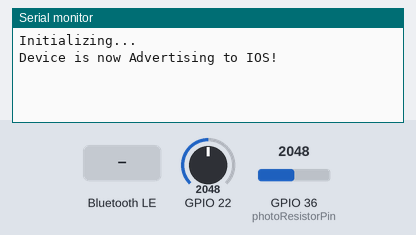
The sketch below on a simulated ESP32. Parts: the last lines printed to the serial monitor. Inputs (shaded band) come from the test bench; at power-on: GPIO 22 = 2048, GPIO 36 (photoResistorPin) = 2048. Nothing arrives over Bluetooth unless stated; a phone connects over Bluetooth LE 3 s after start.

Above: at 1.2 s.
1.3 s: Bluetooth LE write "1" received
At 1.9 s:
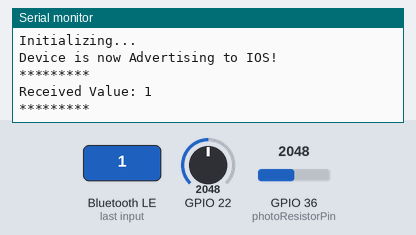
2.8 s: Bluetooth LE write "0" received
At 2.96 s:
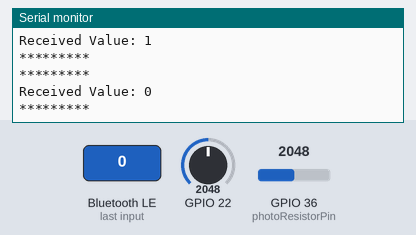

Measured:
- after the input at 1.3 s, the serial monitor: prints a new line at once (image 1)
- after the input at 2.8 s, the serial monitor: prints a new line at once (image 2)

The sketch:

sunlight_sensor.ino
```cpp
#include <BLEDevice.h>
#include <BLEServer.h>
#include <BLEUtils.h>
#include <BLE2902.h>
#include <BLEBeacon.h>

#define DEVICE_NAME         "Aware-Home: Plant Planner"
#define SERVICE_UUID        "BF585F7A-E1E3-4A83-BCC3-4280E90E1C7D"
#define BEACON_UUID         "2D7A9F0C-E0E8-4CC9-A71B-A21DB2D034A1"
#define BEACON_UUID_REV     "A134D0B2-1DA2-1BA7-C94C-E8E00C9F7A2D"
#define CHARACTERISTIC_UUID "82258BAA-DF72-47E8-99BC-B73D7ECD08A5"

BLEServer *pServer;
BLECharacteristic *pCharacteristic;
bool deviceConnected = false;


int photoResistorPin = A0;
int photoResistorVal = 0;
int part_shade_threshold = 140;
int sun_part_shade_threshold = 210;
int moistureReadings[4] = {
  0, // none
  0, // minimum
  0, // average
  0  // frequent
};

int readings[3] = {
  0, // part_shade
  0, // sun_part_shade
  0  // full_sun
};
String part_shade = "part_shade";
String sun_part_shade = "sun-part_shade";
String full_sun = "full_sun";

String none = "none";
String minimum = "sun-minimum";
String average = "average";
String frequent = "frequent";

String sunlight_intensity_tags[3] = {
  part_shade,
  sun_part_shade,
  full_sun
};

String moisture_tags[4] = {
  none,
  minimum,
  average,
  frequent
};

int averageMoisture = 50;

// Checks when a Device is connected
class MyServerCallbacks : public BLEServerCallbacks {
  void onConnect(BLEServer *pServer) {
    deviceConnected = true;
    Serial.println("deviceConnected = true");
  };

  void onDisconnect(BLEServer *pServer) {
    deviceConnected = false;
    Serial.println("deviceConnected = false");

    // Restart advertising to be visible and connectable again
    BLEAdvertising *pAdvertising = pServer->getAdvertising();
    pAdvertising->start();
    Serial.println("iBeacon advertising restarted");
  }
};

class MyCallbacks : public BLECharacteristicCallbacks {
  void onWrite(BLECharacteristic *pCharacteristic) {
    String rxValue = pCharacteristic->getValue();

    if (rxValue.length() > 0) {
      Serial.println("*********");
      Serial.print("Received Value: ");
      for (int i = 0; i < rxValue.length(); i++) {
        Serial.print(rxValue[i]);
      }
      Serial.println();
      Serial.println("*********");
    }
  }
};

struct SensorReadings {
  float sunlightTag;
  float moistureReading;
};


//Initializing the GATT Characteristic to properly send data
void init_service() {
  BLEAdvertising *pAdvertising = pServer->getAdvertising();
  pAdvertising->stop();

  // Create the BLE Service
  BLEService *pService = pServer->createService(BLEUUID(SERVICE_UUID));

  // Create a BLE Characteristic
  pCharacteristic = pService->createCharacteristic(
    CHARACTERISTIC_UUID, BLECharacteristic::PROPERTY_READ | BLECharacteristic::PROPERTY_WRITE | BLECharacteristic::PROPERTY_NOTIFY
  );
  pCharacteristic->setCallbacks(new MyCallbacks());
  pCharacteristic->addDescriptor(new BLE2902());

  pAdvertising->addServiceUUID(BLEUUID(SERVICE_UUID));

  // Start the service
  pService->start();

  pAdvertising->start();
}

//Initializes IOS BLE capabilities.
void init_beacon() {
  BLEAdvertising *pAdvertising = pServer->getAdvertising();
  pAdvertising->stop();

  // iBeacon
  BLEBeacon myBeacon;
  myBeacon.setManufacturerId(0x4c00);
  myBeacon.setMajor(5);
  myBeacon.setMinor(88);
  myBeacon.setSignalPower(0xc5);
  myBeacon.setProximityUUID(BLEUUID(BEACON_UUID_REV));

  BLEAdvertisementData advertisementData;
  advertisementData.setFlags(0x1A);
  advertisementData.setManufacturerData(myBeacon.getData());
  pAdvertising->setAdvertisementData(advertisementData);

  pAdvertising->start();
}

void setup() {
  Serial.begin(115200);
  Serial.println();
  Serial.println("Initializing...");
  Serial.flush();

  BLEDevice::init(DEVICE_NAME);
  pServer = BLEDevice::createServer();
  pServer->setCallbacks(new MyServerCallbacks());

  init_service();
  init_beacon();

  Serial.println("Device is now Advertising to IOS!");
}


void loop() {
  // put your main code here, to run repeatedly:
  photoResistorVal = analogRead(photoResistorPin);
  uint8_t moistureVal = analogRead(22);
  moistureVal = map(moistureVal, 100, 0, 311, 630);
  if (photoResistorVal <= part_shade_threshold) {
    // part_shade
    readings[0]++;
  } else if (photoResistorVal > part_shade_threshold && photoResistorVal <= sun_part_shade_threshold) {
    // sun_part_shade
    readings[1]++;
  } else {
    // full_sun
    readings[2]++;
  }
  if (moistureVal <= 0) {
    // none
    moistureReadings[0]++;
  } else if (moistureVal > 0 && moistureVal <= 50) {
    // minimum
    moistureReadings[1]++;
  } else if (moistureVal > 50 && moistureVal <= 75) {
    // minimum
    moistureReadings[2]++;
  } else {
    // frequent
    moistureReadings[3]++;
  }
  if (deviceConnected) {
    SensorReadings currReadings = averageReading();
    String sunlightResults;
    String moistureResults;
    switch((int) round(currReadings.moistureReading)) {
      case 0: moistureResults = "none"; break;
      case 1: moistureResults = "minimum"; break;
      case 2: moistureResults = "average"; break;
      case 3: moistureResults = "frequent"; break;
    }
    switch((int) round(currReadings.sunlightTag)) {
      case 0: sunlightResults = "part_shade"; break;
      case 1: sunlightResults = "sun_part_shade"; break;
      case 2: sunlightResults = "full_sun"; break;
    }
    String results = ("Sunlight: " + sunlightResults + ", Moisture: " + moistureResults);
    int str_len = results.length() + 1;
    char char_array[str_len];
    results.toCharArray(char_array, str_len);
    pCharacteristic->setValue(char_array); // Change this line to send the data you want
    pCharacteristic->notify();
  }
  // read every minute
  delay(1000);
}

void resetReadings() {
  readings[0] = 0;
  readings[1] = 0;
  readings[2] = 0;
  moistureReadings[0] = 0;
  moistureReadings[1] = 0;
  moistureReadings[2] = 0;
  moistureReadings[3] = 0;
}

SensorReadings averageReading() {
  int total_readings = readings[0] + readings[1] + readings[2];
  int total_part_shade = readings[1] * 0;
  int total_sun_part_shade = readings[2] * 1;
  int total_full_sun = readings[3] * 2;


  int total_moisture_readings = moistureReadings[0] + moistureReadings[1] + moistureReadings[2] + moistureReadings[3];
  int total_none = moistureReadings[0] * 0;
  int total_minimum = moistureReadings[1] * 1;
  int total_average = moistureReadings[2] * 2;
  int total_frequent = moistureReadings[3] * 3;

  SensorReadings currSensor {
    float((total_part_shade + total_sun_part_shade + total_full_sun) / total_readings),
    float((total_none + total_minimum + total_average + total_frequent) / total_moisture_readings),
  };
  return currSensor;
}
```
